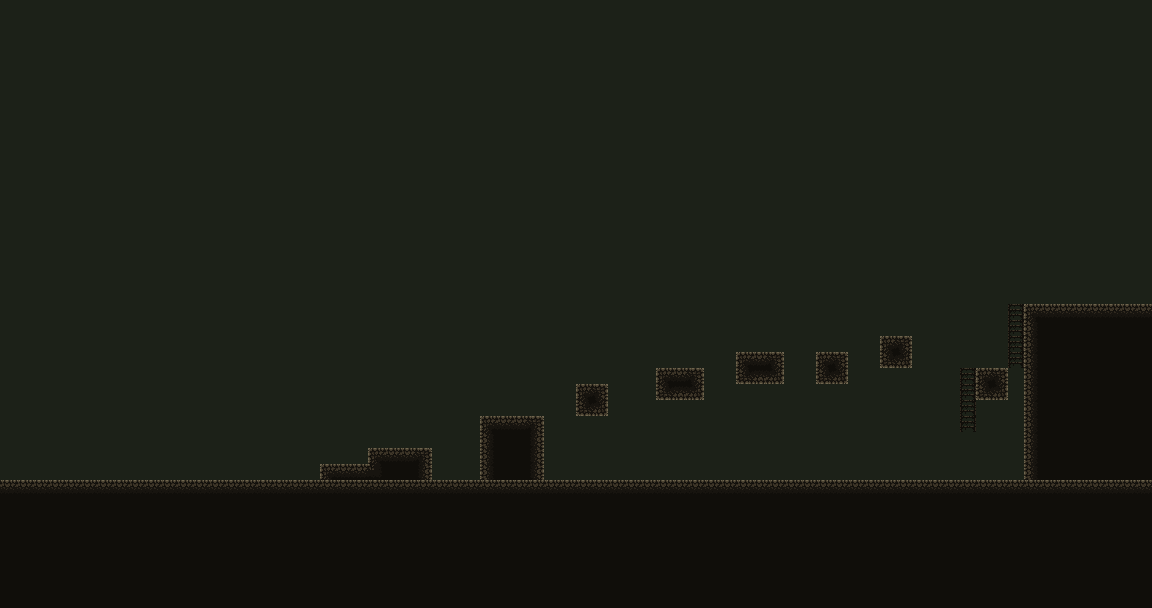

The image is a tile-based game level rendered from a .tmx file. Its description and source (layers, tilesets, objects; grid data summarised) follow:
An orthogonal 72x38 tile map with 16x16 px tiles, 2 tile layers (Capa de patrones 1, Capa de patrones 2), 2 tilesets.

<map version="1.10" tiledversion="1.10.2" orientation="orthogonal" renderorder="right-down" width="72" height="38" tilewidth="16" tileheight="16" infinite="0" nextlayerid="3" nextobjectid="1">
 <tileset firstgid="1" name="dark forest" tilewidth="16" tileheight="16" tilecount="91" columns="13">
  <image source="Maps/logaboga's no man's land v1.0/Files/no man's land v1.0.PNG" width="208" height="112" />
 </tileset>
 <tileset firstgid="92" source="Maps/dark forest sin fondo.tsx" />
 <layer id="1" name="Capa de patrones 1" width="72" height="38">
  <data>[2736 cells, 2736 non-empty, 11 distinct tile ids]</data>
 </layer>
 <layer id="2" name="Capa de patrones 2" width="72" height="38">
  <data>[2736 cells, 8 non-empty, 1 distinct tile ids]</data>
 </layer>
</map>
